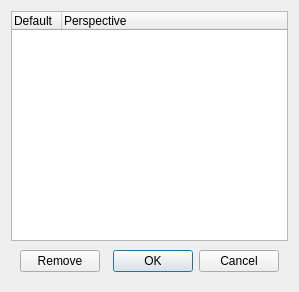
<?xml version="1.0" encoding="UTF-8"?>
<ui version="4.0">
 <class>PerpectiveManager</class>
 <widget class="QDialog" name="PerpectiveManager">
  <property name="geometry">
   <rect>
    <x>0</x>
    <y>0</y>
    <width>299</width>
    <height>292</height>
   </rect>
  </property>
  <property name="windowTitle">
   <string>Dialog</string>
  </property>
  <layout class="QVBoxLayout" name="verticalLayout">
   <item>
    <widget class="QFrame" name="frame">
     <property name="frameShape">
      <enum>QFrame::NoFrame</enum>
     </property>
     <property name="frameShadow">
      <enum>QFrame::Plain</enum>
     </property>
     <layout class="QVBoxLayout" name="verticalLayout_2">
      <property name="spacing">
       <number>0</number>
      </property>
      <property name="leftMargin">
       <number>0</number>
      </property>
      <property name="topMargin">
       <number>0</number>
      </property>
      <property name="rightMargin">
       <number>0</number>
      </property>
      <property name="bottomMargin">
       <number>0</number>
      </property>
      <item>
       <widget class="QTreeWidget" name="treeWidget">
        <property name="lineWidth">
         <number>0</number>
        </property>
        <attribute name="headerDefaultSectionSize">
         <number>50</number>
        </attribute>
        <column>
         <property name="text">
          <string>Default</string>
         </property>
        </column>
        <column>
         <property name="text">
          <string>Perspective</string>
         </property>
        </column>
       </widget>
      </item>
      <item>
       <widget class="QFrame" name="frame_2">
        <property name="frameShape">
         <enum>QFrame::Box</enum>
        </property>
        <property name="frameShadow">
         <enum>QFrame::Plain</enum>
        </property>
        <property name="lineWidth">
         <number>0</number>
        </property>
        <layout class="QHBoxLayout" name="horizontalLayout">
         <property name="spacing">
          <number>9</number>
         </property>
         <item>
          <widget class="QPushButton" name="deleteButton">
           <property name="text">
            <string>Remove</string>
           </property>
           <property name="icon">
            <iconset resource="../../plugins/common-resources/images.qrc">
             <normaloff>:/icon/minus</normaloff>:/icon/minus</iconset>
           </property>
          </widget>
         </item>
         <item>
          <widget class="QDialogButtonBox" name="buttonBox">
           <property name="orientation">
            <enum>Qt::Horizontal</enum>
           </property>
           <property name="standardButtons">
            <set>QDialogButtonBox::Cancel|QDialogButtonBox::Ok</set>
           </property>
          </widget>
         </item>
        </layout>
       </widget>
      </item>
     </layout>
    </widget>
   </item>
  </layout>
 </widget>
 <resources>
  <include location="../../plugins/common-resources/images.qrc"/>
  <include location="../../plugins/common-resources/images.qrc"/>
  <include location="../../plugins/common-resources/images.qrc"/>
  <include location="../../plugins/common-resources/images.qrc"/>
  <include location="../../plugins/common-resources/images.qrc"/>
 </resources>
 <connections>
  <connection>
   <sender>buttonBox</sender>
   <signal>accepted()</signal>
   <receiver>PerpectiveManager</receiver>
   <slot>accept()</slot>
   <hints>
    <hint type="sourcelabel">
     <x>248</x>
     <y>254</y>
    </hint>
    <hint type="destinationlabel">
     <x>157</x>
     <y>274</y>
    </hint>
   </hints>
  </connection>
  <connection>
   <sender>buttonBox</sender>
   <signal>rejected()</signal>
   <receiver>PerpectiveManager</receiver>
   <slot>reject()</slot>
   <hints>
    <hint type="sourcelabel">
     <x>316</x>
     <y>260</y>
    </hint>
    <hint type="destinationlabel">
     <x>286</x>
     <y>274</y>
    </hint>
   </hints>
  </connection>
 </connections>
</ui>
